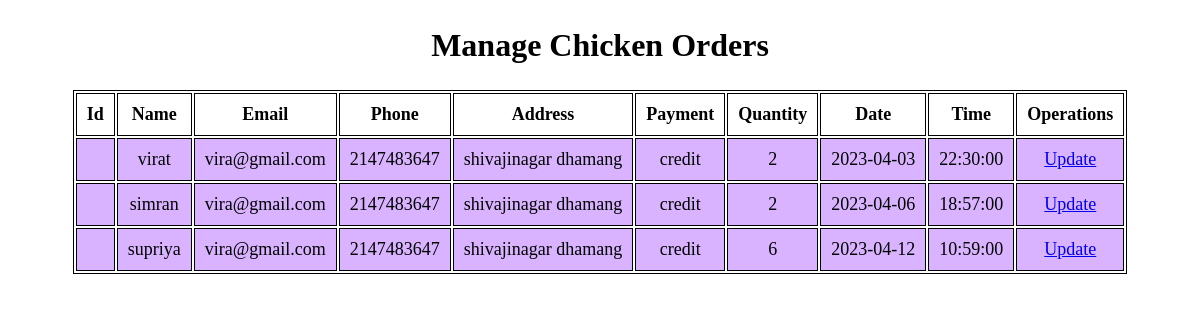
The page /adminPanel/ManageChicken.php on the database its author committed.
### tables this page shows
CREATE TABLE `chicken` (
  `name` varchar(20) NOT NULL,
  `email` varchar(50) NOT NULL,
  `phone` int(10) NOT NULL,
  `address` varchar(20) NOT NULL,
  `payment` text NOT NULL,
  `menu` varchar(10) NOT NULL,
  `quantity` int(10) NOT NULL,
  `date` date NOT NULL,
  `time` time NOT NULL
);

### adminPanel/ManageChicken.php (the view, shortened to what this page needs)
<?php
include "connection.php";
$sql ="SELECT * FROM `chicken`";
$result = $conn->query($sql);
?>
<!DOCTYPE html>
<html lang="en">
<head>
</head>
<body>
	<section>
		<h1>Manage Chicken Orders</h1>
		<table>
			<tr>
				<th>Id</th>
				<th>Name</th>
				<th>Email</th>
				<th>Phone</th>
				<th>Address</th>
                <th>Payment</th>
                <th>Quantity</th>
				<th>Date</th>
                <th>Time</th>
				<th>Operations</th>
			</tr>
			<?php
				while($rows=$result->fetch_assoc())
				{
			?>
			<tr>
				<td><?php echo $rows['id'];?></td>
				<td><?php echo $rows['name'];?></td>
				<td><?php echo $rows['email'];?></td>
				<td><?php echo $rows['phone'];?></td>
				<td><?php echo $rows['address'];?></td>
                <td><?php echo $rows['payment'];?></td>
                <td><?php echo $rows['quantity'];?></td>
                <td><?php echo $rows['date'];?></td>
                <td><?php echo $rows['time'];?></td>
				<td><a href="adminPanel\update.php">Update</a></td>
			</tr>
			<?php
				}
			?>
		</table>
	</section>
</body>
</html>

### adminPanel/ManageChicken.php (style rules this page uses)
table { margin: 0 auto; font-size: large; border: 1px solid black; }
h1 { text-align: center; color: #000000; font-size: xx-large; font-family: 'Gill Sans', 'Gill Sans MT', ' Calibri', 'Trebuchet MS', 'sans-serif'; }
td { background-color: #d9b3ff; border: 1px solid black; }
th, td { font-weight: bold; border: 1px solid black; padding: 10px; text-align: center; }
td { font-weight: lighter; }

### rows shown on the page
chicken: name "virat", email "vira@gmail.com", phone "2147483647", address "shivajinagar dhamang", payment "credit", quantity "2", date "2023-04-03", time "22:30:00"
chicken: name "simran", email "vira@gmail.com", phone "2147483647", address "shivajinagar dhamang", payment "credit", quantity "2", date "2023-04-06", time "18:57:00"
chicken: name "supriya", email "vira@gmail.com", phone "2147483647", address "shivajinagar dhamang", payment "credit", quantity "6", date "2023-04-12", time "10:59:00"
